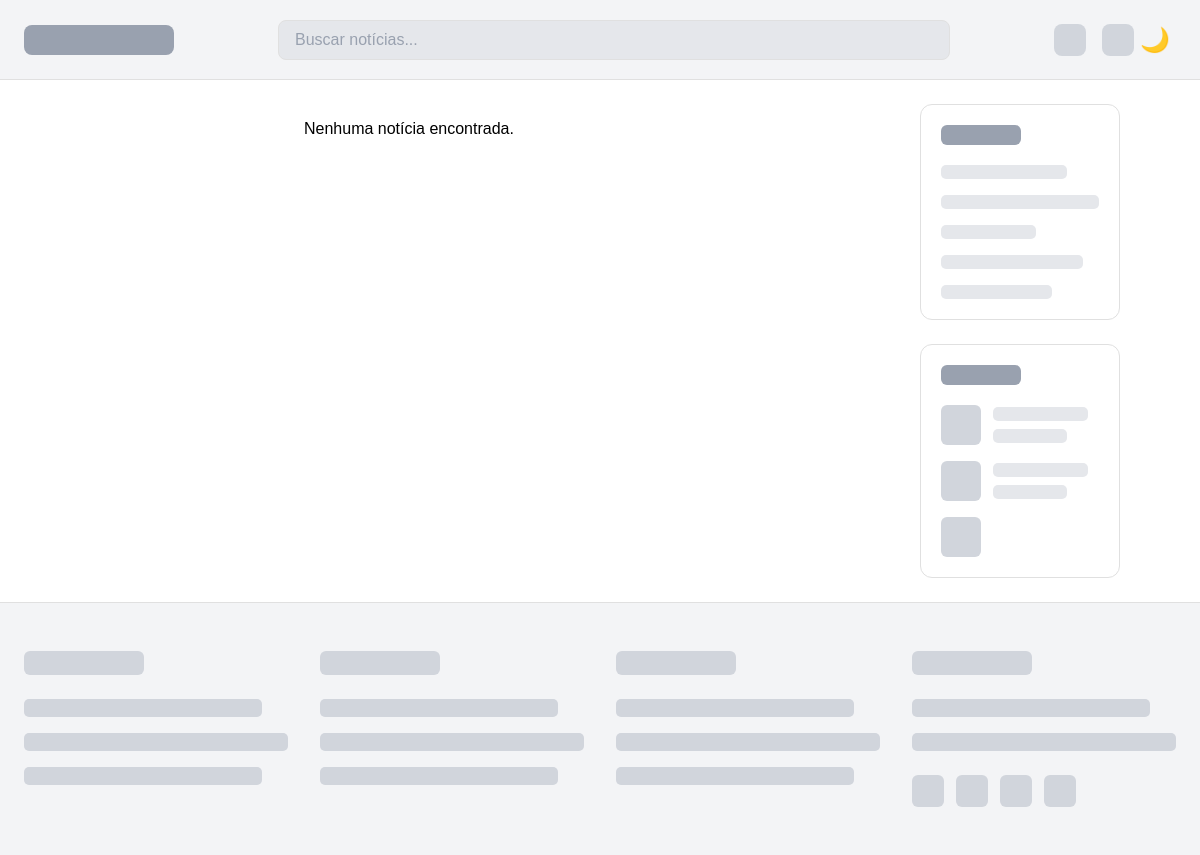
Before: / with the older database file.
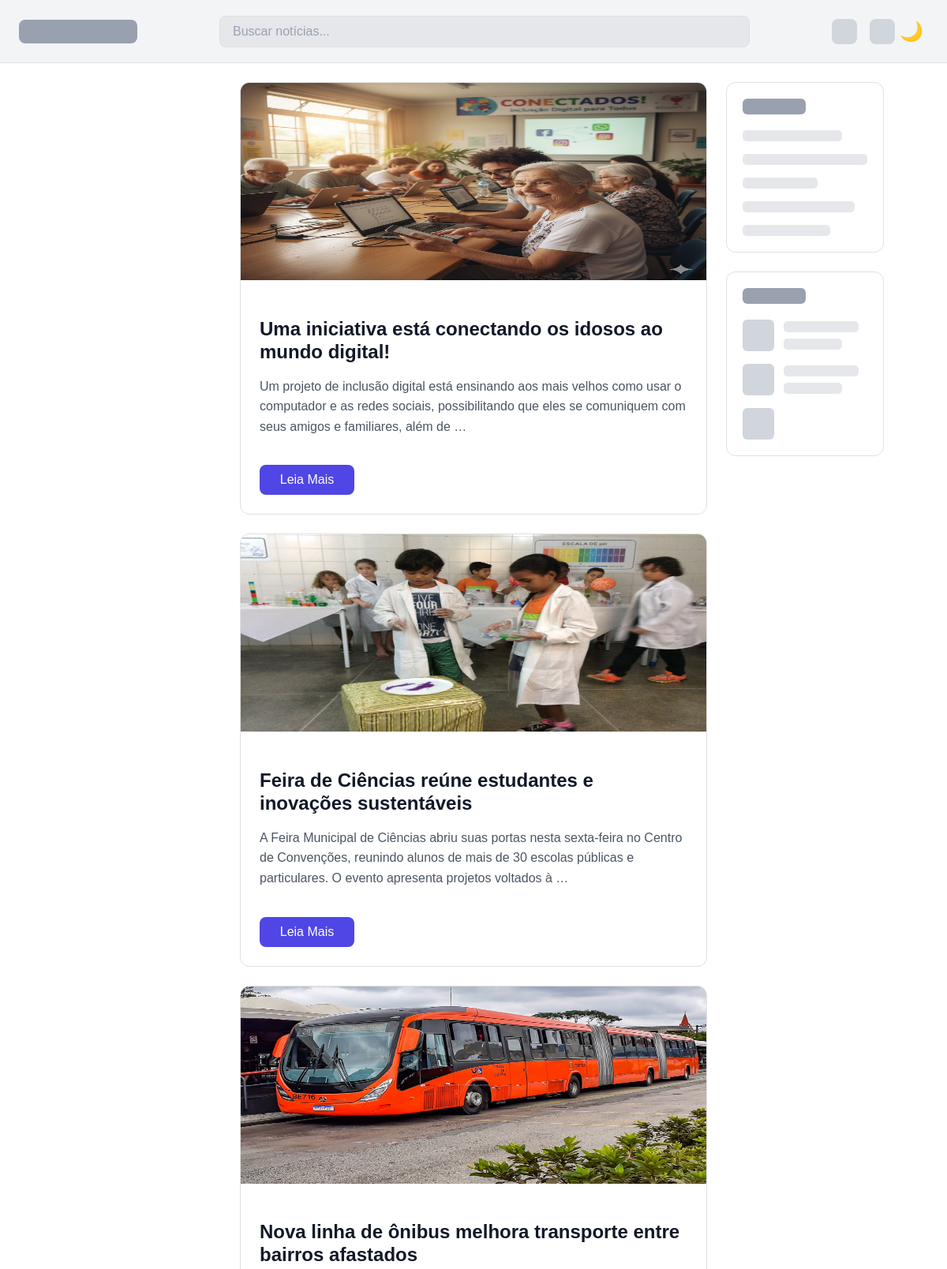
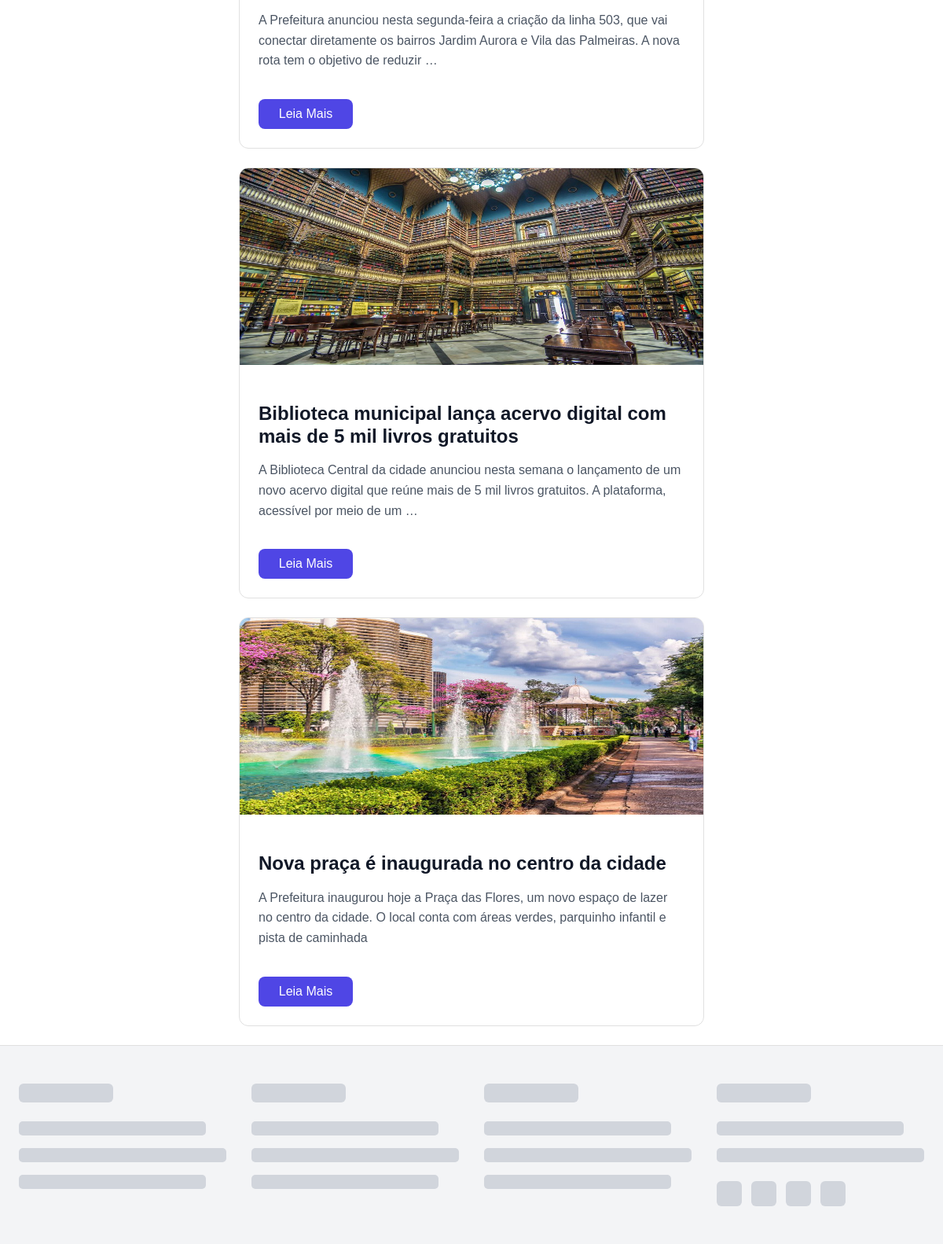
After: the same page with the newer database file (2 pictures, top to bottom).
### feed/models.py (models this page shows, shortened)
class Article(models.Model):
    title = models.CharField(max_length=200, verbose_name="Título")
    author = models.CharField(max_length=100, verbose_name="Autor")
    summary = models.TextField(verbose_name="Resumo")
    content = models.TextField(verbose_name="Conteúdo Completo")
    image = models.ImageField(upload_to='articles/', verbose_name="Imagem de Destaque")
    publication_date = models.DateTimeField(default=timezone.now, verbose_name="Data de Publicação")
    slug = models.SlugField(max_length=255, unique=True, blank=True, editable=False)
    class Meta:
        ordering = ['-publication_date']
    def get_absolute_url(self):
        return reverse('article-detail', kwargs={'slug': self.slug})

### feed/views.py (the view)
# urls.py: path('', ArticleListView.as_view(), name='article-list'),
class ArticleListView(ListView):
    model = Article
    template_name = 'feed/feed.html'
    context_object_name = 'articles'
    paginate_by = 5
    def get_queryset(self):
        queryset = super().get_queryset()
        query = self.request.GET.get('q')
        if query:
            queryset = queryset.filter(
                Q(title__icontains=query) |
                Q(content__icontains=query)
            ).distinct()
        return queryset
    def get_context_data(self, **kwargs):
        context = super().get_context_data(**kwargs)
        context['search_query'] = self.request.GET.get('q', '')
        return context

### feed/templates/feed/feed.html (shortened to what this page needs)
{% extends "feed/base.html" %}
{% block content %}
    {% for article in articles %}
        <section class="card">
            <img class="card_image" src="{{ article.image.url }}" alt="{{ article.title }}">
            <div class="card_body">
                <h2 class="card_title">{{ article.title }}</h2>
                <p class="card_text">{{ article.summary|truncatewords:30 }}</p>
                <a href="{{ article.get_absolute_url }}" class="card_button">Leia Mais</a>
            </div>
        </section>
    {% empty %}
        {% if search_query %}
            <p>Nenhuma notícia encontrada para sua busca: "{{ search_query }}".</p>
        {% else %}
            <p>Nenhuma notícia encontrada.</p>
        {% endif %}
    {% endfor %}
{% endblock %}

### feed/templates/feed/base.html (shortened to what this page needs)
{% load static %}
<!DOCTYPE html>
<html lang="pt-BR">
<head>
    <link rel="stylesheet" href="{% static 'feed/css/style.css' %}">
</head>
<body>
    <header class="header">
        <div class="header__container">
            <div class="header_logo"></div>
            <form class="header_search-bar" method="GET" action="{% url 'article-list' %}">
                <input type="text" name="q" class="header_search-input" placeholder="Buscar notícias..." value="{{ search_query|default:'' }}">
            </form>
            <div class="header_actions">
                <div class="header_icon"></div>
                <div class="header_icon"></div>
            </div>
        </div>
        <button id="theme-toggle" class="theme-toggle">🌙</button>
    </header>
    <div class="page-container">
        <main class="main-content">
            {% block content %}
            {% endblock %}
        </main>
        <aside class="sidebar sidebar--right">
            <div class="widget">
                <div class="widget_title"></div>
                <div class="widget_text-line w-80"></div>
                <div class="widget_text-line w-100"></div>
                <div class="widget_text-line w-60"></div>
                <div class="widget_text-line w-90"></div>
                <div class="widget_text-line w-70"></div>
            </div>
            <div class="widget">
                <div class="widget_title"></div>
                <div class="widget_list-item">
                    <div class="widget_item-image"></div>
                    <div class="widget_item-text">
                       <div class="widget_text-line w-90"></div>
                       <div class="widget_text-line w-70"></div>
                    </div>
                </div>
                 <div class="widget_list-item">
                    <div class="widget_item-image"></div>
                    <div class="widget_item-text">
                       <div class="widget_text-line w-90"></div>
                       <div class="widget_text-line w-70"></div>
                    </div>
                </div>
                 <div class="widget_list-item">
                    <div class="widget_item-image"></div>
                </div>
            </div>
        </aside>
    </div>
    <footer class="footer">
        <div class="footer_container">
            <div class="footer_column">
                <div class="footer_heading"></div>
                <div class="footer_link w-90"></div>
                <div class="footer_link w-100"></div>
                <div class="footer_link w-90"></div>
            </div>
            <div class="footer_column">
                <div class="footer_heading"></div>
                <div class="footer_link w-90"></div>
                <div class="footer_link w-100"></div>
                <div class="footer_link w-90"></div>
            </div>
            <div class="footer_column">
                <div class="footer_heading"></div>
                <div class="footer_link w-90"></div>
                <div class="footer_link w-100"></div>
                <div class="footer_link w-90"></div>
            </div>
            <div class="footer_column">
                <div class="footer_heading"></div>
                <div class="footer_link w-90"></div>
                <div class="footer_link w-100"></div>
                <div class="footer_socials">
                    <div class="footer_social-icon"></div>
                    <div class="footer_social-icon"></div>
                    <div class="footer_social-icon"></div>
                    <div class="footer_social-icon"></div>
                </div>
            </div>
        </div>
    </footer>
</body>
</html>

Changed rows visible on the page:
added Article: image (picture), title "Uma iniciativa está conectando os idosos ao mundo digital!", summary "Um projeto de inclusão digital está ensinando aos mais velhos como usar o computador e as redes sociais, possibilitando que eles se comuniquem com seus amigos e familiares, além de …"
added Article: image (picture), title "Feira de Ciências reúne estudantes e inovações sustentáveis", summary "A Feira Municipal de Ciências abriu suas portas nesta sexta-feira no Centro de Convenções, reunindo alunos de mais de 30 escolas públicas e particulares. O evento apresenta projetos voltados à …"
added Article: image (picture), title "Nova linha de ônibus melhora transporte entre bairros afastados", summary "A Prefeitura anunciou nesta segunda-feira a criação da linha 503, que vai conectar diretamente os bairros Jardim Aurora e Vila das Palmeiras. A nova rota tem o objetivo de reduzir …"
added Article: image (picture), title "Biblioteca municipal lança acervo digital com mais de 5 mil livros gratuitos", summary "A Biblioteca Central da cidade anunciou nesta semana o lançamento de um novo acervo digital que reúne mais de 5 mil livros gratuitos. A plataforma, acessível por meio de um …"
added Article: image (picture), title "Nova praça é inaugurada no centro da cidade", summary "A Prefeitura inaugurou hoje a Praça das Flores, um novo espaço de lazer no centro da cidade. O local conta com áreas verdes, parquinho infantil e pista de caminhada"
Other visible differences:
text no longer shown: "Nenhuma notícia encontrada."
